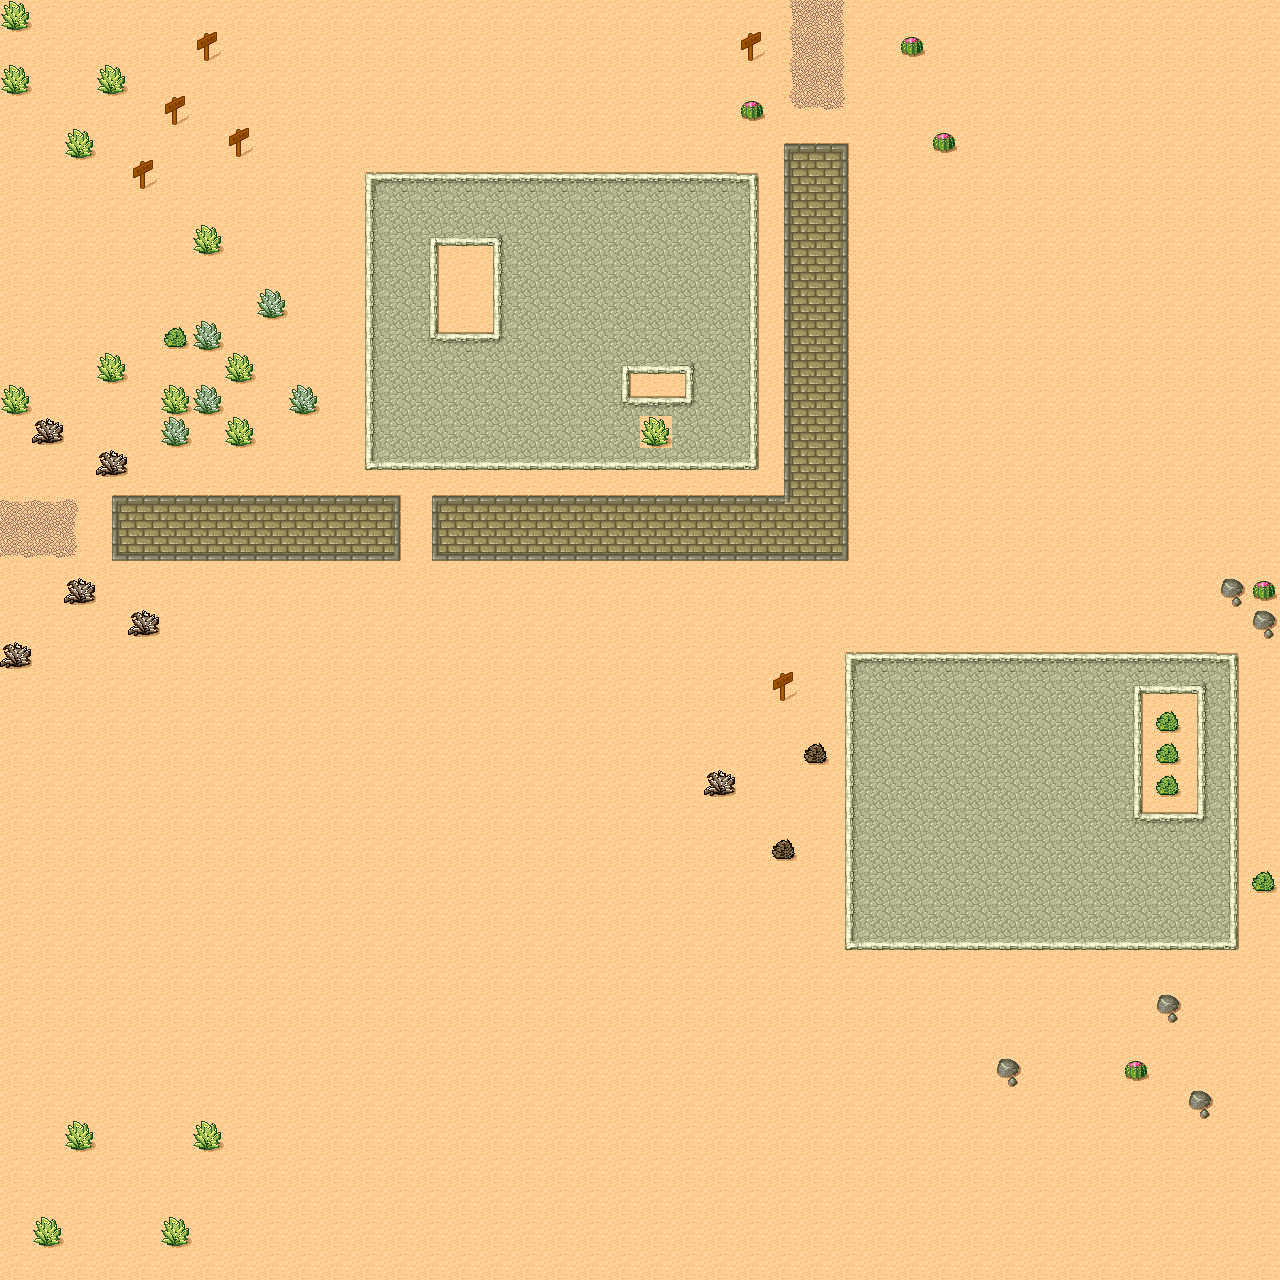

A level layout from a 2D game, rendered from its tile map. Below: a short description, then the map file with tile-grid data replaced by summaries:
An orthogonal 40x40 tile map with 32x32 px tiles, 2 tile layers (Ground, Collisions).

<map version="1.0" orientation="orthogonal" width="40" height="40" tilewidth="32" tileheight="32">
 <properties>
  <property name="AnimTileSpeed" value="6" />
  <property name="CollisionValue" value="1" />
 </properties>
 <tileset firstgid="1" name="Desert" tilewidth="32" tileheight="32" spacing="1" margin="1">
  <image source="tmw_desert_spacing.png" width="265" height="199" />
  <tile id="39">
   <properties>
    <property name="frame1" value="39" />
    <property name="frame2" value="38" />
    <property name="frame3" value="39" />
    <property name="frame4" value="38" />
   </properties>
  </tile>
  <tile id="45">
   <properties>
    <property name="block" value="1" />
   </properties>
  </tile>
 </tileset>
 <layer name="Ground" width="40" height="40">
  <properties>
   <property name="visible" value="1" />
  </properties>
  <data>[1600 cells, 1600 non-empty, 40 distinct tile ids]</data>
 </layer>
 <layer name="Collisions" width="40" height="40">
  <properties>
   <property name="visible" value="1" />
  </properties>
  <data>[1600 cells, 4 non-empty, 1 distinct tile ids]</data>
 </layer>
</map>
